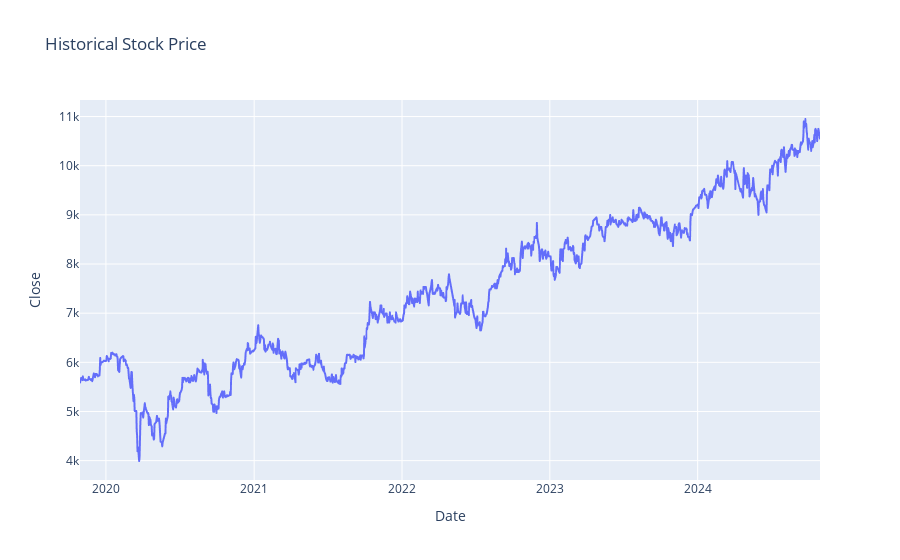

The notebook cell saved with this chart:
### Code cell
fig = px.line(historical_data, x=historical_data.index, y="Close", title='Historical Stock Price')
fig.show()

### Figure 1 — Plotly figure (JSON) as saved in the notebook; plotly's stock layout.template omitted (floating-point values rounded to 4 significant figures; data arrays with more than 128 entries replaced by an {"elided": "..."} marker saying what was removed)
{"data": [{"hovertemplate": "Date=%{x}<br>Close=%{y}<extra></extra>", "legendgroup": "", "line": {"color": "#636efa", "dash": "solid"}, "marker": {"symbol": "circle"}, "mode": "lines", "name": "", "showlegend": false, "type": "scattergl", "x": {"elided": "1213 str values"}, "xaxis": "x", "y": {"elided": "1213 float values"}, "yaxis": "y"}], "layout": {"legend": {"tracegroupgap": 0}, "title": {"text": "Historical Stock Price"}, "xaxis": {"anchor": "y", "domain": [0, 1], "title": {"text": "Date"}}, "yaxis": {"anchor": "x", "domain": [0, 1], "title": {"text": "Close"}}}}
